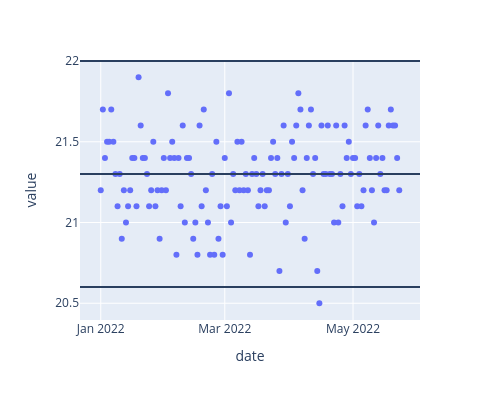

Notebook source saved alongside this figure:
### Code cell
# plotly
fig = px.scatter(df_ins_A, x='date', y='value',width=500, height=400)
fig.add_hline(df_ins_A['lower_spec'].iloc[-1])
fig.add_hline(df_ins_A['target'].iloc[-1])
fig.add_hline(df_ins_A['upper_spec'].iloc[-1])

### Figure 1 — Plotly figure (JSON) as saved in the notebook; plotly's stock layout.template omitted (floating-point values rounded to 4 significant figures; data arrays with more than 128 entries replaced by an {"elided": "..."} marker saying what was removed)
{"data": [{"hovertemplate": "date=%{x}<br>value=%{y}<extra></extra>", "legendgroup": "", "marker": {"color": "#636efa", "symbol": "circle"}, "mode": "markers", "name": "", "orientation": "v", "showlegend": false, "type": "scatter", "x": {"elided": "143 str values"}, "xaxis": "x", "y": {"elided": "143 float values"}, "yaxis": "y"}], "layout": {"height": 400, "legend": {"tracegroupgap": 0}, "margin": {"t": 60}, "shapes": [{"type": "line", "x0": 0, "x1": 1, "xref": "x domain", "y0": 20.6, "y1": 20.6, "yref": "y"}, {"type": "line", "x0": 0, "x1": 1, "xref": "x domain", "y0": 21.3, "y1": 21.3, "yref": "y"}, {"type": "line", "x0": 0, "x1": 1, "xref": "x domain", "y0": 22, "y1": 22, "yref": "y"}], "width": 500, "xaxis": {"anchor": "y", "domain": [0, 1], "title": {"text": "date"}}, "yaxis": {"anchor": "x", "domain": [0, 1], "title": {"text": "value"}}}}
